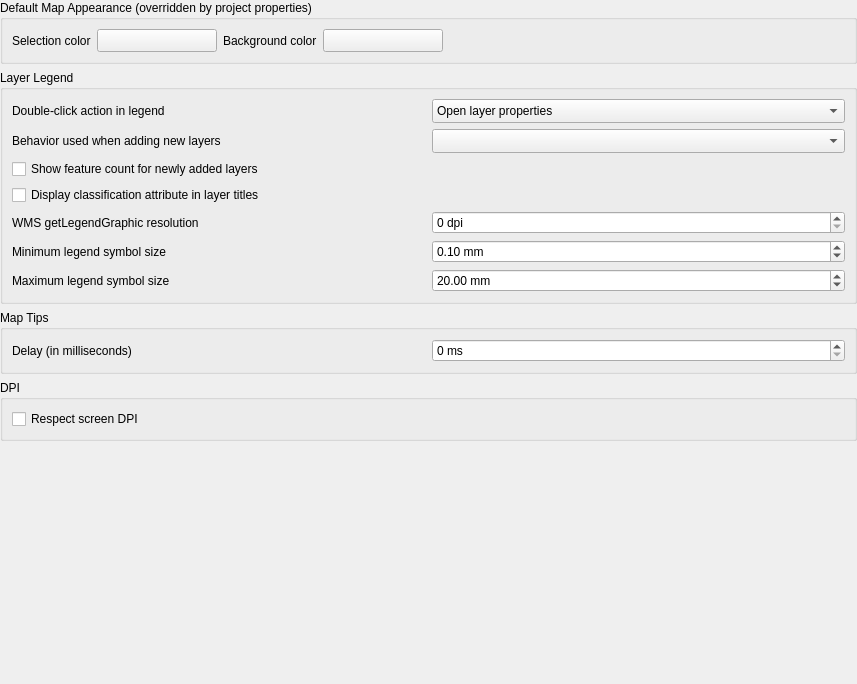
             <widget class="QWidget" name="mOptionsScrollAreaContents_06">
              <property name="geometry">
               <rect>
                <x>0</x>
                <y>0</y>
                <width>857</width>
                <height>684</height>
               </rect>
              </property>
              <layout class="QVBoxLayout" name="verticalLayout_25">
               <property name="leftMargin">
                <number>0</number>
               </property>
               <property name="topMargin">
                <number>0</number>
               </property>
               <property name="rightMargin">
                <number>0</number>
               </property>
               <property name="bottomMargin">
                <number>0</number>
               </property>
               <item>
                <widget class="QgsCollapsibleGroupBox" name="groupBox_9">
                 <property name="title">
                  <string>Default Map Appearance (overridden by project properties)</string>
                 </property>
                 <layout class="QGridLayout" name="gridLayout_7">
                  <item row="0" column="4">
                   <widget class="QgsColorButton" name="pbnCanvasColor">
                    <property name="sizePolicy">
                     <sizepolicy hsizetype="Fixed" vsizetype="Fixed">
                      <horstretch>0</horstretch>
                      <verstretch>0</verstretch>
                     </sizepolicy>
                    </property>
                    <property name="minimumSize">
                     <size>
                      <width>120</width>
                      <height>0</height>
                     </size>
                    </property>
                    <property name="maximumSize">
                     <size>
                      <width>120</width>
                      <height>16777215</height>
                     </size>
                    </property>
                    <property name="text">
                     <string/>
                    </property>
                   </widget>
                  </item>
                  <item row="0" column="6">
                   <spacer name="horizontalSpacer_28">
                    <property name="orientation">
                     <enum>Qt::Orientation::Horizontal</enum>
                    </property>
                    <property name="sizeHint" stdset="0">
                     <size>
                      <width>40</width>
                      <height>20</height>
                     </size>
                    </property>
                   </spacer>
                  </item>
                  <item row="0" column="3">
                   <widget class="QLabel" name="label">
                    <property name="sizePolicy">
                     <sizepolicy hsizetype="Maximum" vsizetype="Preferred">
                      <horstretch>0</horstretch>
                      <verstretch>0</verstretch>
                     </sizepolicy>
                    </property>
                    <property name="text">
                     <string>Background color</string>
                    </property>
                   </widget>
                  </item>
                  <item row="0" column="0">
                   <widget class="QLabel" name="textLabel1_9">
                    <property name="sizePolicy">
                     <sizepolicy hsizetype="Maximum" vsizetype="Preferred">
                      <horstretch>0</horstretch>
                      <verstretch>0</verstretch>
                     </sizepolicy>
                    </property>
                    <property name="text">
                     <string>Selection color</string>
                    </property>
                   </widget>
                  </item>
                  <item row="0" column="1">
                   <widget class="QgsColorButton" name="pbnSelectionColor">
                    <property name="sizePolicy">
                     <sizepolicy hsizetype="Fixed" vsizetype="Fixed">
                      <horstretch>0</horstretch>
                      <verstretch>0</verstretch>
                     </sizepolicy>
                    </property>
                    <property name="minimumSize">
                     <size>
                      <width>120</width>
                      <height>0</height>
                     </size>
                    </property>
                    <property name="maximumSize">
                     <size>
                      <width>120</width>
                      <height>16777215</height>
                     </size>
                    </property>
                    <property name="text">
                     <string/>
                    </property>
                   </widget>
                  </item>
                 </layout>
                </widget>
               </item>
               <item>
                <widget class="QgsCollapsibleGroupBox" name="mLegendGrpBx">
                 <property name="minimumSize">
                  <size>
                   <width>0</width>
                   <height>0</height>
                  </size>
                 </property>
                 <property name="title">
                  <string>Layer Legend</string>
                 </property>
                 <layout class="QGridLayout" name="gridLayout_35">
                  <item row="0" column="0">
                   <widget class="QLabel" name="label_15">
                    <property name="text">
                     <string>Double-click action in legend</string>
                    </property>
                   </widget>
                  </item>
                  <item row="0" column="1">
                   <widget class="QComboBox" name="cmbLegendDoubleClickAction">
                    <property name="sizeAdjustPolicy">
                     <enum>QComboBox::SizeAdjustPolicy::AdjustToMinimumContentsLengthWithIcon</enum>
                    </property>
                    <item>
                     <property name="text">
                      <string>Open layer properties</string>
                     </property>
                    </item>
                    <item>
                     <property name="text">
                      <string>Open attribute table</string>
                     </property>
                    </item>
                    <item>
                     <property name="text">
                      <string>Open layer styling dock</string>
                     </property>
                    </item>
                   </widget>
                  </item>
                  <item row="1" column="0">
                   <widget class="QLabel" name="mLayerTreeInsertionMethodLabel">
                    <property name="text">
                     <string>Behavior used when adding new layers</string>
                    </property>
                   </widget>
                  </item>
                  <item row="1" column="1">
                   <widget class="QComboBox" name="mLayerTreeInsertionMethod">
                    <property name="sizeAdjustPolicy">
                     <enum>QComboBox::SizeAdjustPolicy::AdjustToMinimumContentsLengthWithIcon</enum>
                    </property>
                   </widget>
                  </item>
                  <item row="2" column="0" colspan="2">
                   <widget class="QCheckBox" name="mShowFeatureCountByDefaultCheckBox">
                    <property name="text">
                     <string>Show feature count for newly added layers</string>
                    </property>
                   </widget>
                  </item>
                  <item row="3" column="0" colspan="2">
                   <widget class="QCheckBox" name="cbxLegendClassifiers">
                    <property name="text">
                     <string>Display classification attribute in layer titles</string>
                    </property>
                   </widget>
                  </item>
                  <item row="4" column="0">
                   <widget class="QLabel" name="label_58">
                    <property name="text">
                     <string>WMS getLegendGraphic resolution</string>
                    </property>
                   </widget>
                  </item>
                  <item row="4" column="1">
                   <widget class="QgsSpinBox" name="mLegendGraphicResolutionSpinBox">
                    <property name="toolTip">
                     <string extracomment="MAP_RESOLUTION or DPI value overloading getMap default value (set 0 to use default)"/>
                    </property>
                    <property name="suffix">
                     <string> dpi</string>
                    </property>
                    <property name="minimum">
                     <number>0</number>
                    </property>
                    <property name="maximum">
                     <number>1000000</number>
                    </property>
                   </widget>
                  </item>
                  <item row="5" column="0">
                   <widget class="QLabel" name="labelLegendSymbolMinimumSize">
                    <property name="text">
                     <string>Minimum legend symbol size</string>
                    </property>
                   </widget>
                  </item>
                  <item row="5" column="1">
                   <widget class="QgsDoubleSpinBox" name="mLegendSymbolMinimumSizeSpinBox">
                    <property name="sizePolicy">
                     <sizepolicy hsizetype="Preferred" vsizetype="Fixed">
                      <horstretch>0</horstretch>
                      <verstretch>0</verstretch>
                     </sizepolicy>
                    </property>
                    <property name="toolTip">
                     <string extracomment="(set value to 0 to skip minimum size)"/>
                    </property>
                    <property name="suffix">
                     <string> mm</string>
                    </property>
                    <property name="decimals">
                     <number>2</number>
                    </property>
                    <property name="maximum">
                     <double>999.000000000000000</double>
                    </property>
                    <property name="singleStep">
                     <double>0.200000000000000</double>
                    </property>
                    <property name="value">
                     <double>0.100000000000000</double>
                    </property>
                    <property name="showClearButton" stdset="0">
                     <bool>true</bool>
                    </property>
                   </widget>
                  </item>
                  <item row="6" column="0">
                   <widget class="QLabel" name="labelLegendSymbolMaximumSize">
                    <property name="text">
                     <string>Maximum legend symbol size</string>
                    </property>
                   </widget>
                  </item>
                  <item row="6" column="1">
                   <widget class="QgsDoubleSpinBox" name="mLegendSymbolMaximumSizeSpinBox">
                    <property name="sizePolicy">
                     <sizepolicy hsizetype="Preferred" vsizetype="Fixed">
                      <horstretch>0</horstretch>
                      <verstretch>0</verstretch>
                     </sizepolicy>
                    </property>
                    <property name="toolTip">
                     <string extracomment="(set value to 0 to skip maximum size)"/>
                    </property>
                    <property name="suffix">
                     <string> mm</string>
                    </property>
                    <property name="decimals">
                     <number>2</number>
                    </property>
                    <property name="maximum">
                     <double>999.000000000000000</double>
                    </property>
                    <property name="singleStep">
                     <double>0.200000000000000</double>
                    </property>
                    <property name="value">
                     <double>20.000000000000000</double>
                    </property>
                    <property name="showClearButton" stdset="0">
                     <bool>true</bool>
                    </property>
                   </widget>
                  </item>
                 </layout>
                </widget>
               </item>
               <item>
                <widget class="QgsCollapsibleGroupBox" name="groupBox_12">
                 <property name="title">
                  <string>Map Tips</string>
                 </property>
                 <layout class="QGridLayout" name="gridLayout_40">
                  <item row="0" column="0">
                   <widget class="QLabel" name="textLabel1_16">
                    <property name="text">
                     <string>Delay (in milliseconds)</string>
                    </property>
                   </widget>
                  </item>
                  <item row="0" column="1">
                   <widget class="QgsSpinBox" name="mMapTipsDelaySpinBox">
                    <property name="toolTip">
                     <string extracomment="MAP_RESOLUTION or DPI value overloading getMap default value (set 0 to use default)"/>
                    </property>
                    <property name="suffix">
                     <string> ms</string>
                    </property>
                    <property name="minimum">
                     <number>0</number>
                    </property>
                    <property name="maximum">
                     <number>1000000</number>
                    </property>
                   </widget>
                  </item>
                 </layout>
                </widget>
               </item>
               <item>
                <widget class="QgsCollapsibleGroupBox" name="groupBox_32">
                 <property name="title">
                  <string>DPI</string>
                 </property>
                 <layout class="QGridLayout" name="gridLayout_381">
                  <item row="0" column="0">
                   <widget class="QCheckBox" name="mRespectScreenDpiCheckBox">
                    <property name="toolTip">
                     <string>&lt;html&gt;&lt;head/&gt;&lt;body&gt;&lt;p&gt;If respect screen DPI is activated, symbology on the map canvas will be rendered with appropriate screen DPI. This means that a symbol with 1mm size will be rendered with 1mm size on every screen (provided it is configured correctly at the system).&lt;/p&gt;&lt;p&gt;&lt;span style=&quot; font-weight:600;&quot;&gt;Note:&lt;/span&gt;&lt;/p&gt;&lt;p&gt;If disabled, this will activate legacy behavior (QGIS &amp;lt;= 3.20) and will render symbology on the map canvas smaller on HiDPI screens.&lt;/p&gt;&lt;p&gt;Requires a restart&lt;/p&gt;&lt;/body&gt;&lt;/html&gt;</string>
                    </property>
                    <property name="text">
                     <string>Respect screen DPI</string>
                    </property>
                   </widget>
                  </item>
                 </layout>
                </widget>
               </item>
               <item>
                <spacer>
                 <property name="orientation">
                  <enum>Qt::Orientation::Vertical</enum>
                 </property>
                 <property name="sizeHint" stdset="0">
                  <size>
                   <width>20</width>
                   <height>40</height>
                  </size>
                 </property>
                </spacer>
               </item>
              </layout>
             </widget>
